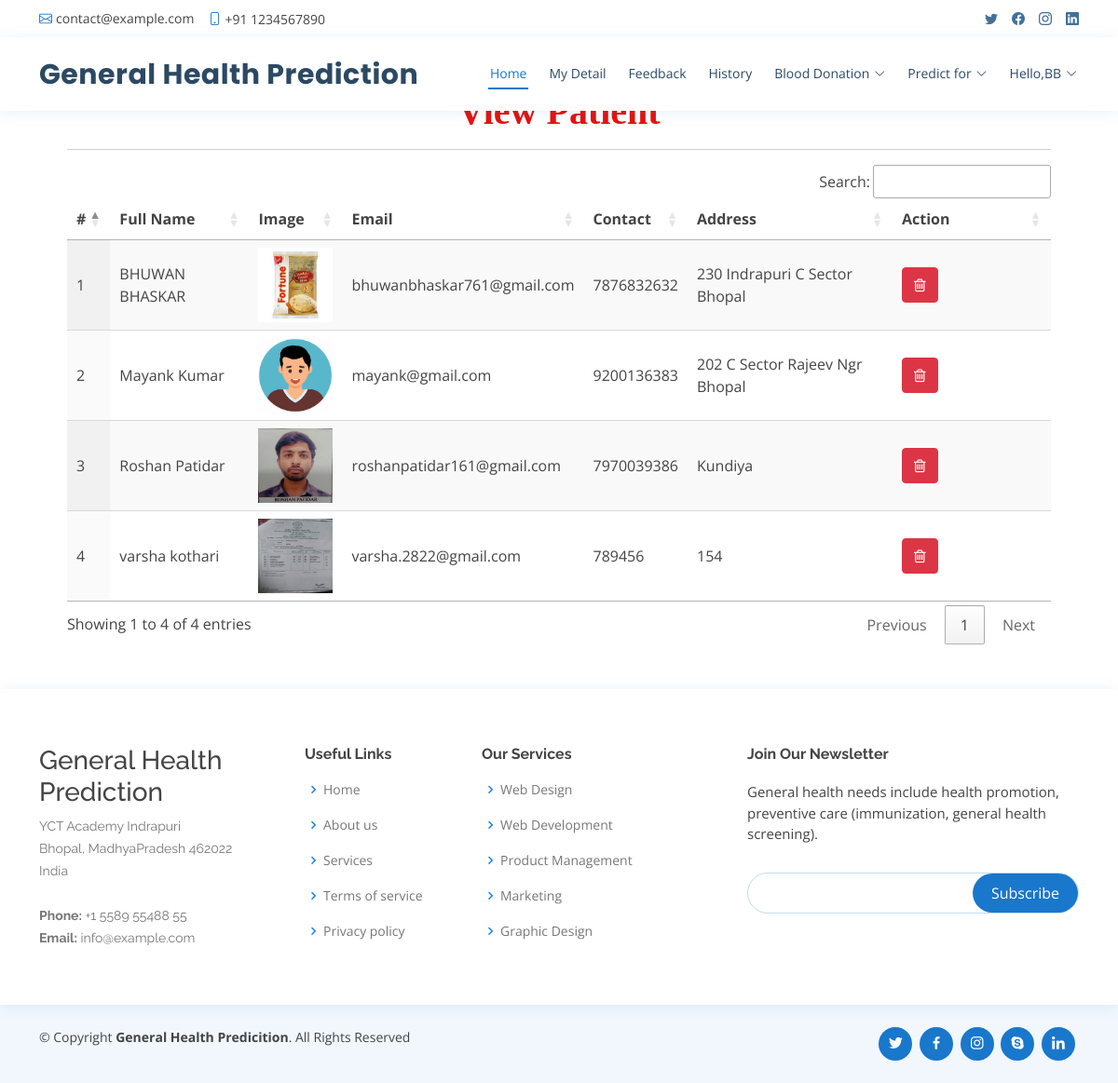
The page /view_patient (signed in) on the database its author committed.
### healthapp/models.py (models this page shows, shortened)
class Patient(models.Model):
    user = models.ForeignKey(User, on_delete=models.CASCADE, null=True)
    contact = models.CharField(max_length=100, null=True)
    address = models.CharField(max_length=100, null=True)
    dob = models.DateField(null=True)
    image = models.FileField(null=True)

### healthapp/views.py (the view)
# urls.py: path('view_patient', View_Patient,name="view_patient"),
@login_required(login_url="login")
def View_Patient(request):
    patient = Patient.objects.all()
    d = {'patient':patient}
    return render(request,'view_patient.html',d)

### healthapp/templates/view_patient.html
{% extends 'index.html' %}
{% load static %}
{% block body %}
<div class="container-fluid" style="width:90%;margin-top:8%">
                    <div class="container-fluid">
                        <h1 align="center" style="font-weight:bold;font-family : 'Monotype Corsiva' ; color : #E6120E ;margin-top:4%">View Patient</h1>
                         </div><hr>
                                <table id="example" class="display" style="width:100%">
                                  <thead>
                                    <tr>
                                      <th>#</th>
                                      <th>Full Name</th>
                                      <th>Image</th>
                                      <th>Email</th>
                                      <th>Contact</th>
                                      <th>Address</th>
                                      <th>Action</th>
                                  </tr>
                              </thead>
                              <tbody>
                              {% for i in patient %}
                                <tr>
                                  <td>{{forloop.counter}}</td>
                                  <td>{{i.user.first_name}} {{i.user.last_name}}</td>
                                  <td>{% if i.image %}<img src="{{i.image.url}}" style="width:80px;height:80px">{% endif %}</td>
                                  <td>{{i.user.email}}</td>
                                  <td>{{i.contact}}</td>
                                  <td>{{i.address}}</td>
                                  <td style="width:150px">
                                      <a href="{% url 'delete_patient' i.id %}" ><button class="btn btn-danger" onclick="return confirm('Are you sure?')"><i class="fa fa-trash-o"></i></button></a></td>
                              </tr>
                              {% endfor %}
                          </tbody>
                      </table>
                  </div>
{% endblock %}

### healthapp/templates/index.html (shortened to what this page needs)
<!DOCTYPE html>
<html lang="en">
  {% load static %}
<head>
  <link href="{% static 'vendor/fontawesome-free/css/all.min.css' %}" rel="stylesheet">
  <link href="{% static 'vendor/animate.css/animate.min.css' %}" rel="stylesheet">
  <link href="{% static 'vendor/bootstrap/css/bootstrap.min.css' %}" rel="stylesheet">
  <link href="{% static 'vendor/bootstrap-icons/bootstrap-icons.css' %}" rel="stylesheet">
  <link href="{% static 'vendor/boxicons/css/boxicons.min.css' %}" rel="stylesheet">
  <link href="{% static 'vendor/glightbox/css/glightbox.min.css' %}" rel="stylesheet">
  <link href="{% static 'vendor/remixicon/remixicon.css' %}" rel="stylesheet">
  <link href="{% static 'vendor/swiper/swiper-bundle.min.css' %}" rel="stylesheet">
  <link href="{% static 'css/style.css' %}" rel="stylesheet">
  <link rel="stylesheet" href="https://cdnjs.cloudflare.com/ajax/libs/font-awesome/4.7.0/css/font-awesome.min.css">
  <link rel='stylesheet' type='text/css' href="https://cdn.datatables.net/1.10.21/css/jquery.dataTables.min.css">
  <link rel='stylesheet' type='text/css' href="https://cdn.datatables.net/buttons/1.6.2/css/buttons.dataTables.min.css">
</head>
<body>
  <div id="topbar" class="d-flex align-items-center fixed-top">
    <div class="container d-flex justify-content-between">
      <div class="contact-info d-flex align-items-center">
        <i class="bi bi-envelope"></i> <a href="mailto:contact@example.com">contact@example.com</a>
        <i class="bi bi-phone"></i> +91 1234567890
      </div>
      <div class="d-none d-lg-flex social-links align-items-center">
        <a href="#" class="twitter"><i class="bi bi-twitter"></i></a>
        <a href="#" class="facebook"><i class="bi bi-facebook"></i></a>
        <a href="#" class="instagram"><i class="bi bi-instagram"></i></a>
        <a href="#" class="linkedin"><i class="bi bi-linkedin"></i></i></a>
      </div>
    </div>
  </div>
  <header id="header" class="fixed-top">
    <div class="container d-flex align-items-center">
      <h1 class="logo me-auto"><a href="index.html">General Health Prediction</a></h1>
      {% if request.user.is_staff %}
      <nav id="navbar" class="navbar order-last order-lg-0">
        <ul>
          <li><a class="nav-link scrollto active" href="{% url 'admin_home' %}">Home</a></li>
          <li class="dropdown"><a href="#"><span>Doctor</span> <i class="bi bi-chevron-down"></i></a>
            <ul>
              <li><a href="/add_doctor">Add Doctor</a></li>
              <li><a href="/view_doctor">View Doctor</a></li>
            </ul>
          </li>
          <li><a class="nav-link scrollto" href="/view_patient">Patient</a></li>
          <li><a class="nav-link scrollto" href="/view_search_pat">Searched Data</a></li>
          <li><a class="nav-link scrollto" href="/view_feedback">Feedback</a></li>
          <li class="dropdown"><a href="#"><span>Blood Donation</span> <i class="bi bi-chevron-down"></i></a>
            <ul>
              <li><a href="/request_blood">Request for Blood</a></li>
              <li><a href="/donator_blood">Donate for Blood</a></li>
            </ul>
          </li>
          <li class="dropdown">
            <a href="#" class="appointment-btn scrollto" style="color: #fff;"><span class="d-none d-md-inline">Welcome,</span> {{request.user.username}} <i class="bi bi-chevron-down"></i></a>
            <ul>
              <li><a href="{% url 'change_password' %}">Password</a></li>
              <li><a href="{% url 'logout' %}">Logout</a></li>
            </ul>
          </li>
        </ul>
        <i class="bi bi-list mobile-nav-toggle"></i>
      </nav>
      {% elif request.user.patient_set.all.0 %}
      <nav id="navbar" class="navbar order-last order-lg-0">
        <ul>
          <li><a class="nav-link scrollto active" href="{% url 'patient_home' %}">Home</a></li>
          <li><a class="nav-link scrollto" href="/profile_doctor">My Detail</a></li>
          <li><a class="nav-link scrollto" href="/sent_feedback">Feedback</a></li>
          <li><a class="nav-link scrollto" href="/view_search_pat">History</a></li>
          <li class="dropdown"><a href="#"><span>Blood Donation</span> <i class="bi bi-chevron-down"></i></a>
          </li>
          <li class="dropdown"><a href="#"><span>Predict for</span> <i class="bi bi-chevron-down"></i></a>
          </li>
          <li class="dropdown"><a href="#"><span>Hello,{{request.user.username}}</span> <i class="bi bi-chevron-down"></i></a>
          </li>
        </ul>
      </nav>
      {% endif %}
  </header>
  <div class="mt-5 mb-5" style="margin-top:14%">
  {% block body %}
  {% endblock %}
  </div>
  <footer id="footer">
    <div class="footer-top">
      <div class="container">
        <div class="row">
          <div class="col-lg-3 col-md-6 footer-contact">
            <h3>General Health Prediction</h3>
            <p>
              YCT Academy Indrapuri <br>
              Bhopal, MadhyaPradesh 462022<br>
              India <br><br>
              <strong>Phone:</strong> +1 5589 55488 55<br>
              <strong>Email:</strong> info@example.com<br>
            </p>
          </div>
          <div class="col-lg-2 col-md-6 footer-links">
            <h4>Useful Links</h4>
            <ul>
              <li><i class="bx bx-chevron-right"></i> <a href="#">Home</a></li>
              <li><i class="bx bx-chevron-right"></i> <a href="#">About us</a></li>
              <li><i class="bx bx-chevron-right"></i> <a href="#">Services</a></li>
              <li><i class="bx bx-chevron-right"></i> <a href="#">Terms of service</a></li>
              <li><i class="bx bx-chevron-right"></i> <a href="#">Privacy policy</a></li>
            </ul>
          </div>
          <div class="col-lg-3 col-md-6 footer-links">
            <h4>Our Services</h4>
            <ul>
              <li><i class="bx bx-chevron-right"></i> <a href="#">Web Design</a></li>
              <li><i class="bx bx-chevron-right"></i> <a href="#">Web Development</a></li>
              <li><i class="bx bx-chevron-right"></i> <a href="#">Product Management</a></li>
              <li><i class="bx bx-chevron-right"></i> <a href="#">Marketing</a></li>
              <li><i class="bx bx-chevron-right"></i> <a href="#">Graphic Design</a></li>
            </ul>
          </div>
          <div class="col-lg-4 col-md-6 footer-newsletter">
            <h4>Join Our Newsletter</h4>
            <p>General health needs include health promotion, preventive care (immunization, general health screening).</p>
            <form action="" method="post">
              <input type="email" name="email"><input type="submit" value="Subscribe">
            </form>
          </div>
        </div>
      </div>
    </div>
    <div class="container d-md-flex py-4">
      <div class="me-md-auto text-center text-md-start">
        <div class="copyright">
          &copy; Copyright <strong><span>General Health Predicition</span></strong>. All Rights Reserved
        </div>
        <div class="credits">
        </div>
      </div>
      <div class="social-links text-center text-md-right pt-3 pt-md-0">
        <a href="#" class="twitter"><i class="bx bxl-twitter"></i></a>
        <a href="#" class="facebook"><i class="bx bxl-facebook"></i></a>
        <a href="#" class="instagram"><i class="bx bxl-instagram"></i></a>
        <a href="#" class="google-plus"><i class="bx bxl-skype"></i></a>
        <a href="#" class="linkedin"><i class="bx bxl-linkedin"></i></a>
      </div>
    </div>
  </footer>
</body>
</html>

### healthapp/static/css/style.css (style rules this page uses)
body { font-family: "Open Sans", sans-serif; color: #444444; }
a { color: #1977cc; text-decoration: none; }
h1, h2, h3, h4, h5, h6 { font-family: "Raleway", sans-serif; }
#topbar { background: #fff; height: 40px; font-size: 14px; transition: all 0.5s; z-index: 996; }
#topbar .contact-info a { line-height: 1; color: #444444; transition: 0.3s; }
#topbar .contact-info i { color: #1977cc; padding-right: 4px; margin-left: 15px; line-height: 0; }
#topbar .contact-info i:first-child { margin-left: 0; }
#topbar .social-links a { color: #437099; padding-left: 15px; display: inline-block; line-height: 1px; transition: 0.3s; }
#topbar .social-links a:first-child { border-left: 0; }
#header { background: #fff; transition: all 0.5s; z-index: 997; padding: 15px 0; top: 40px; box-shadow: 0px 2px 15px rgba(25, 119, 204, 0.1); }
#header .logo { font-size: 30px; margin: 0; padding: 0; line-height: 1; font-weight: 700; letter-spacing: 0.5px; font-family: "Poppins", sans-serif; }
#header .logo a { color: #2c4964; }
.navbar { padding: 0; }
.navbar ul { margin: 0; padding: 0; display: flex; list-style: none; align-items: center; }
.navbar li { position: relative; }
.navbar>ul>li { position: relative; white-space: nowrap; padding: 8px 0 8px 20px; }
.navbar a, .navbar a:focus { display: flex; align-items: center; justify-content: space-between; font-size: 14px; color: #2c4964; white-space: nowrap; transition: 0.3s; border-bottom: 2px solid #fff; padding: 5px 2px; }
.navbar a i, .navbar a:focus i { font-size: 12px; line-height: 0; margin-left: 5px; }
.navbar a:hover, .navbar .active, .navbar .active:focus, .navbar li:hover>a { color: #1977cc; border-color: #1977cc; }
#footer { color: #444444; font-size: 14px; background: #f1f7fd; }
#footer .footer-top { padding: 60px 0 30px 0; background: #fff; box-shadow: 0px 2px 15px rgba(25, 119, 204, 0.1); }
#footer .footer-top .footer-contact { margin-bottom: 30px; }
#footer .footer-top .footer-contact p { font-size: 14px; line-height: 24px; margin-bottom: 0; font-family: "Raleway", sans-serif; color: #777777; }
#footer .footer-top h4 { font-size: 16px; font-weight: bold; color: #444444; position: relative; padding-bottom: 12px; }
#footer .footer-top .footer-links { margin-bottom: 30px; }
#footer .footer-top .footer-links ul { list-style: none; padding: 0; margin: 0; }
#footer .footer-top .footer-links ul i { padding-right: 2px; color: #1c84e3; font-size: 18px; line-height: 1; }
#footer .footer-top .footer-links ul li { padding: 10px 0; display: flex; align-items: center; }
#footer .footer-top .footer-links ul li:first-child { padding-top: 0; }
#footer .footer-top .footer-links ul a { color: #777777; transition: 0.3s; display: inline-block; line-height: 1; }
#footer .footer-newsletter { font-size: 15px; }
#footer .footer-newsletter h4 { font-size: 16px; font-weight: bold; color: #444444; position: relative; padding-bottom: 12px; }
#footer .footer-newsletter form { margin-top: 30px; background: #fff; padding: 6px 10px; position: relative; border-radius: 50px; text-align: left; border: 1px solid #bfdcf7; }
#footer .footer-newsletter form input[type=email] { border: 0; padding: 4px 8px; width: calc(100% - 100px); }
#footer .footer-newsletter form input[type=submit] { position: absolute; top: 0; right: 0; bottom: 0; border: 0; background: none; font-size: 16px; padding: 0 20px; background: #1977cc; color: #fff; transition: 0.3s; border-radius: 50px; }
#footer .credits { padding-top: 5px; font-size: 13px; color: #444444; }
#footer .social-links a { font-size: 18px; display: inline-block; background: #1977cc; color: #fff; line-height: 1; padding: 8px 0; margin-right: 4px; border-radius: 50%; text-align: center; width: 36px; height: 36px; transition: 0.3s; }

### rows shown on the page
Patient: user.first_name "BHUWAN", user.last_name "BHASKAR", image (picture), user.email "bhuwanbhaskar761@gmail.com", contact "7876832632", address "230 Indrapuri C Sector Bhopal"
Patient: user.first_name "Mayank", user.last_name "Kumar", image (picture), user.email "mayank@gmail.com", contact "9200136383", address "202 C Sector Rajeev Ngr Bhopal"
Patient: user.first_name "Roshan", user.last_name "Patidar", image (picture), user.email "roshanpatidar161@gmail.com", contact "7970039386", address "Kundiya"
Patient: user.first_name "varsha", user.last_name "kothari", image (picture), user.email "varsha.2822@gmail.com", contact "789456", address "154"

### other values the page prints
{{ request.user.username }} "BB"
